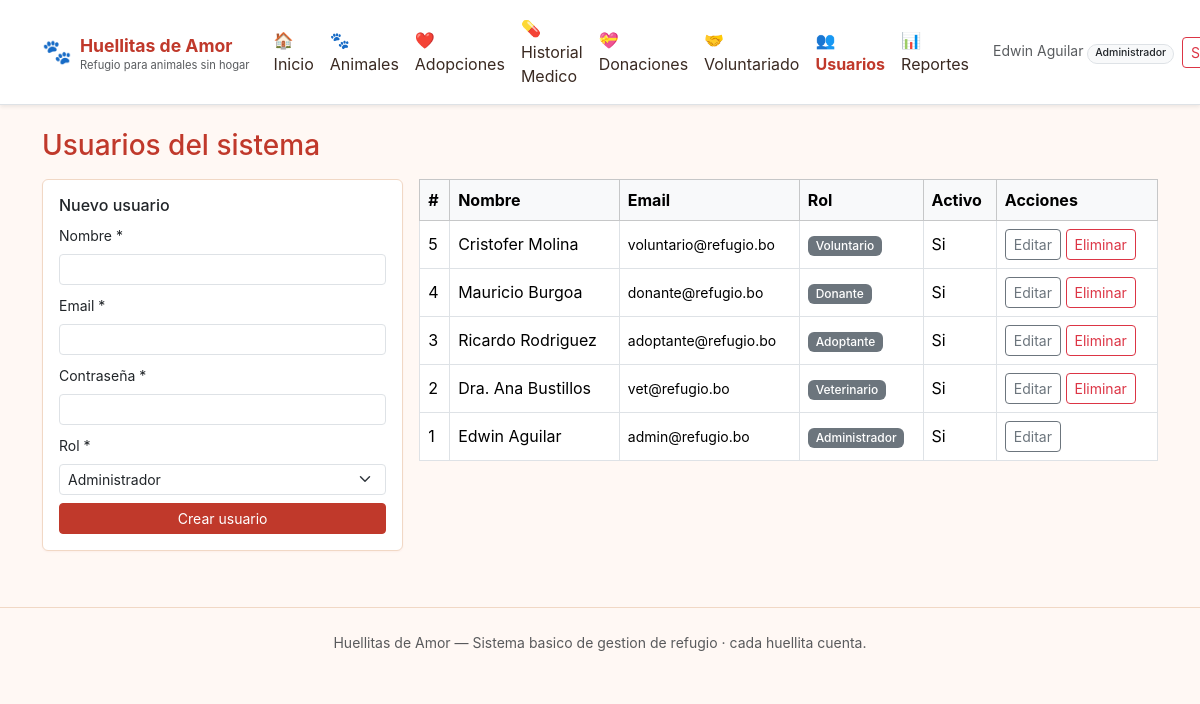
/usuarios.php (signed in), run on the app's committed database.
### tables this page shows
CREATE TABLE `usuarios` (
  `id` INT AUTO_INCREMENT PRIMARY KEY,
  `nombre` VARCHAR(100) NOT NULL,
  `email` VARCHAR(150) UNIQUE NOT NULL,
  `password` VARCHAR(255) NOT NULL,
  `rol` ENUM('admin','veterinario','adoptante','donante','voluntario') NOT NULL,
  `telefono` VARCHAR(20) DEFAULT NULL,
  `direccion` VARCHAR(200) DEFAULT NULL,
  `activo` TINYINT(1) NOT NULL DEFAULT 1,
  `creado_en` DATETIME NOT NULL DEFAULT CURRENT_TIMESTAMP
);

### includes/config.php (called while the page is built, shortened)
<?php
$APP_NAME = 'Huellitas de Amor';
$APP_LEMA = 'Refugio para animales sin hogar';
$__script = $_SERVER['SCRIPT_NAME'] ?? '';
$__base   = str_replace('\\', '/', dirname($__script));
$BASE_URL = ($__base === '/' || $__base === '.' || $__base === '') ? '' : rtrim($__base, '/');

### includes/auth.php (called while the page is built, shortened)
<?php
require_once __DIR__ . '/config.php';
function current_user(): ?array {
    return $_SESSION['user'] ?? null;
}
function e(?string $s): string {
    return htmlspecialchars((string)$s, ENT_QUOTES, 'UTF-8');
}
function rol_label(string $r): string {
    return [
        'admin' => 'Administrador',
        'veterinario' => 'Veterinario',
        'adoptante' => 'Adoptante',
        'donante' => 'Donante',
        'voluntario' => 'Voluntario',
    ][$r] ?? $r;
}

### includes/db.php (called while the page is built)
<?php
require_once __DIR__ . '/config.php';
function db(): PDO {
    static $pdo = null;
    if ($pdo === null) {
        global $DB_HOST, $DB_PORT, $DB_NAME, $DB_USER, $DB_PASS;
        $dsn = "mysql:host={$DB_HOST};port={$DB_PORT};dbname={$DB_NAME};charset=utf8mb4";
        try {
            $pdo = new PDO($dsn, $DB_USER, $DB_PASS, [
                PDO::ATTR_ERRMODE => PDO::ERRMODE_EXCEPTION,
                PDO::ATTR_DEFAULT_FETCH_MODE => PDO::FETCH_ASSOC,
                PDO::ATTR_EMULATE_PREPARES => false,
            ]);
        } catch (PDOException $e) {
            http_response_code(500);
            die(
                "No se pudo conectar a la base de datos: "
                . htmlspecialchars($e->getMessage())
                . "<br><br>Sugerencia: importa el archivo <code>db.sql</code> desde phpMyAdmin"
                . " (crea la base <code>refujio_de_animales</code>) y verifica las credenciales en"
                . " <code>includes/config.php</code>."
            );
        }
    }
    return $pdo;
}

### usuarios.php (the view, shortened to what this page needs)
<?php
require_once __DIR__ . '/includes/auth.php';
require_once __DIR__ . '/includes/db.php';
$edit = null;
$rows = db()->query("SELECT id,nombre,email,rol,activo,creado_en FROM usuarios ORDER BY id DESC")->fetchAll();
include __DIR__ . '/includes/header.php';
?>
<h3 class="text-primary mb-3">Usuarios del sistema</h3>
<div class="row g-3">
  <div class="col-md-4">
    <div class="card p-3">
      <h6><?= $edit ? 'Editar' : 'Nuevo' ?> usuario</h6>
      <form method="post" class="row g-2">
        <div class="col-12">
          <label class="form-label small">Nombre *</label>
          <input class="form-control form-control-sm" name="nombre" required value="<?= e($edit['nombre'] ?? '') ?>">
        </div>
        <?php if (!$edit): ?>
        <div class="col-12">
          <label class="form-label small">Email *</label>
          <input class="form-control form-control-sm" type="email" name="email" required>
        </div>
        <?php endif; ?>
        <div class="col-12">
          <label class="form-label small">Contrase&ntilde;a <?= $edit ? '(deja vacio para no cambiar)' : '*' ?></label>
          <input class="form-control form-control-sm" type="password" name="password" <?= $edit?'':'required' ?> minlength="6">
        </div>
        <div class="col-12">
          <label class="form-label small">Rol *</label>
          <select class="form-select form-select-sm" name="rol">
            <?php foreach (['admin','veterinario','adoptante','donante','voluntario'] as $r):
              $sel = ($edit['rol'] ?? '') === $r ? 'selected' : ''; ?>
              <option value="<?= e($r) ?>" <?= $sel ?>><?= e(rol_label($r)) ?></option>
            <?php endforeach; ?>
          </select>
        </div>
        <div class="col-12">
          <button class="btn btn-primary btn-sm w-100"><?= $edit ? 'Guardar cambios' : 'Crear usuario' ?></button>
        </div>
      </form>
    </div>
  </div>
  <div class="col-md-8">
    <div class="table-responsive">
    <table class="table table-bordered align-middle bg-white">
      <thead class="table-light"><tr><th>#</th><th>Nombre</th><th>Email</th><th>Rol</th><th>Activo</th><th>Acciones</th></tr></thead>
      <tbody>
      <?php foreach ($rows as $row): ?>
        <tr>
          <td><?= (int)$row['id'] ?></td>
          <td><?= e($row['nombre']) ?></td>
          <td class="small"><?= e($row['email']) ?></td>
          <td><span class="badge bg-secondary"><?= e(rol_label($row['rol'])) ?></span></td>
          <td><?= ((int)$row['activo'])===1 ? 'Si' : '<span class="text-danger">No</span>' ?></td>
          <td>
            <a class="btn btn-sm btn-outline-secondary" href="<?= e($BASE_URL) ?>/usuarios.php?edit=<?= (int)$row['id'] ?>">Editar</a>
            <?php if ((int)$row['id'] !== (int)$u['id']): ?>
              <form method="post" class="d-inline" onsubmit="return confirm('¿Eliminar usuario?');">
                <button class="btn btn-sm btn-outline-danger">Eliminar</button>
              </form>
            <?php endif; ?>
          </td>
        </tr>
      <?php endforeach; ?>
      </tbody>
    </table>
    </div>
  </div>
</div>
<?php include __DIR__ . '/includes/footer.php'; ?>

### includes/header.php (shortened to what this page needs)
<?php
require_once __DIR__ . '/auth.php';
require_once __DIR__ . '/config.php';
$u = current_user();
$r = $u['rol'] ?? null;
function nav_for_role(?string $r, string $base): array {
    $links = [['🏠', 'Inicio', $base . '/dashboard.php']];
    $links[] = ['🐾', 'Animales', $base . '/animales.php'];
    if (in_array($r, ['admin','adoptante'], true)) {
        $links[] = ['❤️', 'Adopciones', $base . '/adopciones.php'];
    }
    if (in_array($r, ['admin','veterinario'], true)) {
        $links[] = ['💊', 'Historial Medico', $base . '/historial_medico.php'];
    }
    if (in_array($r, ['admin','donante'], true)) {
        $links[] = ['💝', 'Donaciones', $base . '/donaciones.php'];
    }
    if (in_array($r, ['admin','voluntario'], true)) {
        $links[] = ['🤝', 'Voluntariado', $base . '/voluntariado.php'];
    }
    if ($r === 'admin') {
        $links[] = ['👥', 'Usuarios', $base . '/usuarios.php'];
        $links[] = ['📊', 'Reportes', $base . '/reportes.php'];
    }
    return $links;
}
$current = basename($_SERVER['PHP_SELF']);
?>
<!doctype html>
<html lang="es">
<head>
<link href="https://cdn.jsdelivr.net/npm/bootstrap@5.3.3/dist/css/bootstrap.min.css" rel="stylesheet">
<link href="<?= e($BASE_URL) ?>/assets/style.css" rel="stylesheet">
</head>
<body>
<nav class="navbar navbar-expand-lg navbar-light bg-white border-bottom shadow-sm sticky-top no-print">
  <div class="container">
    <a class="navbar-brand fw-bold d-flex align-items-center gap-2" href="<?= e($BASE_URL) ?>/">
      <span class="brand-emoji">🐾</span>
      <span>
        <span class="text-primary"><?= e($APP_NAME) ?></span>
        <small class="d-block text-muted fw-normal" style="font-size:.7rem;line-height:1;"><?= e($APP_LEMA) ?></small>
      </span>
    </a>
    <div class="collapse navbar-collapse" id="mainNav">
      <?php if ($u): ?>
        <ul class="navbar-nav ms-auto align-items-lg-center">
          <?php foreach (nav_for_role($r, $BASE_URL) as $lk): ?>
            <li class="nav-item">
              <a class="nav-link <?= basename($lk[2]) === $current ? 'active fw-bold' : '' ?>" href="<?= e($lk[2]) ?>">
                <span class="me-1"><?= $lk[0] ?></span><?= e($lk[1]) ?>
              </a>
            </li>
          <?php endforeach; ?>
          <li class="nav-item d-flex align-items-center ms-lg-3 mt-2 mt-lg-0">
            <span class="text-muted small me-2 text-truncate" style="max-width:14rem;">
              <?= e($u['nombre']) ?>
              <span class="badge rounded-pill bg-light text-dark border"><?= e(rol_label($r)) ?></span>
            </span>
            <a class="btn btn-sm btn-outline-danger" href="<?= e($BASE_URL) ?>/logout.php">Salir</a>
          </li>
        </ul>
      <?php endif; ?>
    </div>
  </div>
</nav>
<main class="container py-4">

### assets/style.css (style rules this page uses)
:root { --primary: #c0392b; --primary-dark: #a32d20; --primary-light: #fdecea; --warm-bg: #fff8f4; --warm-border: #f1d8c5; --text: #3a2a22; --muted: #8b6c5e; }
body { background: var(--warm-bg); color: var(--text); font-family: -apple-system, BlinkMacSystemFont, "Segoe UI", Roboto, "Helvetica Neue", sans-serif; }
.navbar { backdrop-filter: blur(6px); background: rgba(255,255,255,.92) !important; }
.navbar-brand { font-size: 1.1rem; }
.navbar-brand .brand-emoji { font-size: 1.5rem; }
.nav-link { color: var(--text) !important; transition: color .15s ease; }
.nav-link.active { color: var(--primary) !important; }
.card { border: 1px solid var(--warm-border); box-shadow: 0 1px 2px rgba(192,57,43,.05); transition: transform .15s ease, box-shadow .15s ease; }
.btn-primary { background: var(--primary); border-color: var(--primary); }
.text-primary { color: var(--primary) !important; }
a { color: var(--primary); }
table th { white-space: nowrap; }
.badge { font-weight: 500; }

### data on the page
usuarios: nombre "Edwin Aguilar", rol "Administrador", id "1", email "admin@refugio.bo", activo "Si"
usuarios: id "5", nombre "Cristofer Molina", email "voluntario@refugio.bo", rol "Voluntario", activo "Si"
usuarios: id "4", nombre "Mauricio Burgoa", email "donante@refugio.bo", rol "Donante", activo "Si"
usuarios: id "3", nombre "Ricardo Rodriguez", email "adoptante@refugio.bo", rol "Adoptante", activo "Si"
usuarios: id "2", nombre "Dra. Ana Bustillos", email "vet@refugio.bo", rol "Veterinario", activo "Si"

### other printed values
$APP_NAME "Huellitas de Amor"
$APP_LEMA "Refugio para animales sin hogar"
$lk[0] "🏠"
$lk[1] "Inicio"
$lk[0] "🐾"
$lk[1] "Animales"
$lk[0] "❤️"
$lk[1] "Adopciones"
$lk[0] "💊"
$lk[1] "Historial Medico"
$lk[0] "💝"
$lk[1] "Donaciones"
$lk[0] "🤝"
$lk[1] "Voluntariado"
$lk[0] "👥"
